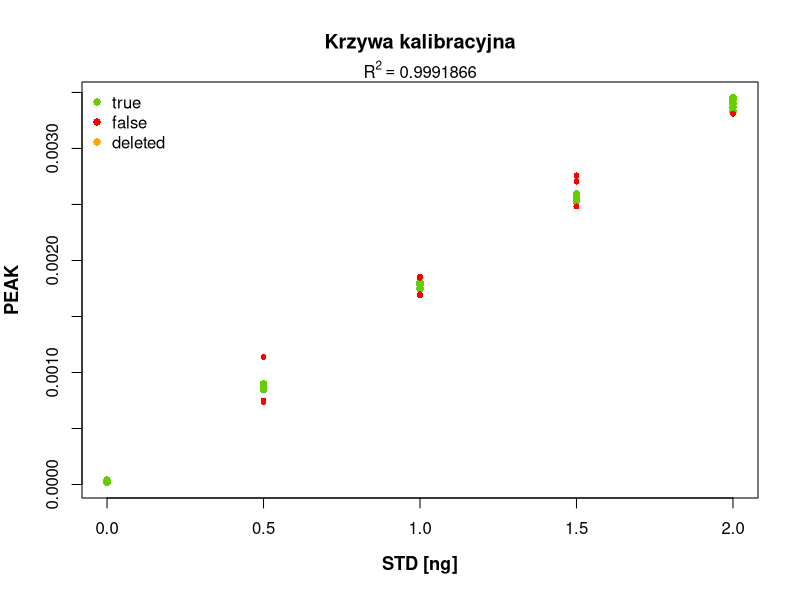

This figure's R source: (Note: this script raises an error after producing the figure.)
date <- format(Sys.Date(), "%d%m%Y")

### 1 ###
# START - read file
#---------------------------

# Import, read and remove NA
data <- read.csv("Data/Materials/example_cal_curve.csv")
data <- na.omit(data)
head(data)

true_rows <- data[data$T.F == 'True', ]
false_rows <- data[data$T.F == 'False', ]


### 2 ###
# LINEAR - MODEL CALCULATION
# --------------------------

# OX and OY
x <- true_rows$STD..ng.
y <- true_rows$PEAK 


## Filter
lin_model <- 
      lm(PEAK ~ STD..ng., 
      data = true_rows
)

## Each
lin_original <- 
      lm(PEAK ~ STD..ng.,
      data = data
)

summary(lin_model)
summary(lin_original)

#  Extract R-squared value OR ADJUST???
rsquared <- summary(lin_model)$r.squared



### 3 ###
# Creation of Calibration Curve
# -----------------------------

pdf(
    paste("Raw/Plots/", 
          "Rplot_linear_", 
          date, ".pdf",
          sep = ''),
    paper = "special"
)

#  Generate Plot
dfPlot <- plot( x, 
               y,
               main = "Krzywa kalibracyjna",
               xlab = substitute(paste(bold("STD [ng]"))), 
               ylab = substitute(paste(bold("PEAK"))), 
               pch=16,
               col = "chartreuse3",
               cex = 1,        # point_size
               cex.lab = 1.1   # lab_size
               )

#  Add calibration line
abline(lin_model, 
       col="black",
       lty=6,
       lwd=0
)

#  Add false_rows point to plot - red
points(false_rows$STD..ng., false_rows$PEAK, 
       pch=16, 
       col="red",
       cex = 0.8   
)

#  Add false_rows point to plot - red
points(false_rows$STD..ng., false_rows$PEAK, 
       pch=16, 
       col="red",
       cex = 0.8   
)

# Top-center add R ^ 2
mtext(bquote(
  R^2 == .(rsquared)),
  side = 3
)


#  Add legend
legend("topleft",
      legend=c("true", "false","deleted"),
      col=c("chartreuse3", "red","orange"),
      pch=16,
      bty="n"  # without border
)

dfPlot
dev.off()



### 4 ###
# Writing statistics for original and filtered data
# -------------------------------------------------


## Summarize
directory <- "C:/Users/joasi/UKEN_Hg_Analysis/Raw/Tables/"


# ORIGINAL VALUES
original_output <- capture.output(summary(lin_original))

fileName = paste(directory, 'stats_org_lm_', date,'.csv', sep='')
write.table(original_output[-1], 
            fileName, 
            quote = FALSE, 
            row.names = FALSE, 
            col.names = FALSE)

# CHOSEN VALUES
chosen_output <- capture.output(summary(lin_model))

fileName = paste(directory, 'stats_ch_lm_', date,'.csv', sep='')
write.table(chosen_output[-1], 
          fileName, 
          quote = FALSE, 
          row.names = FALSE, 
          col.names = FALSE)




